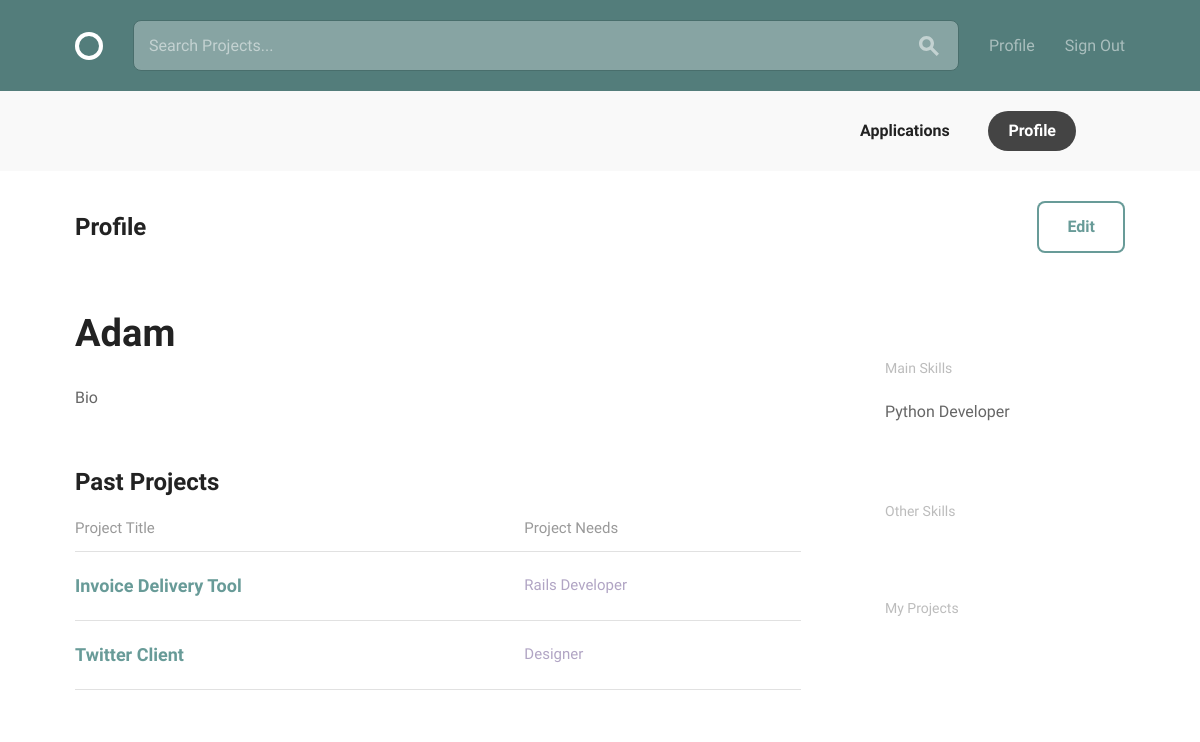
The app's page /profile/1/ (signed in), older data.
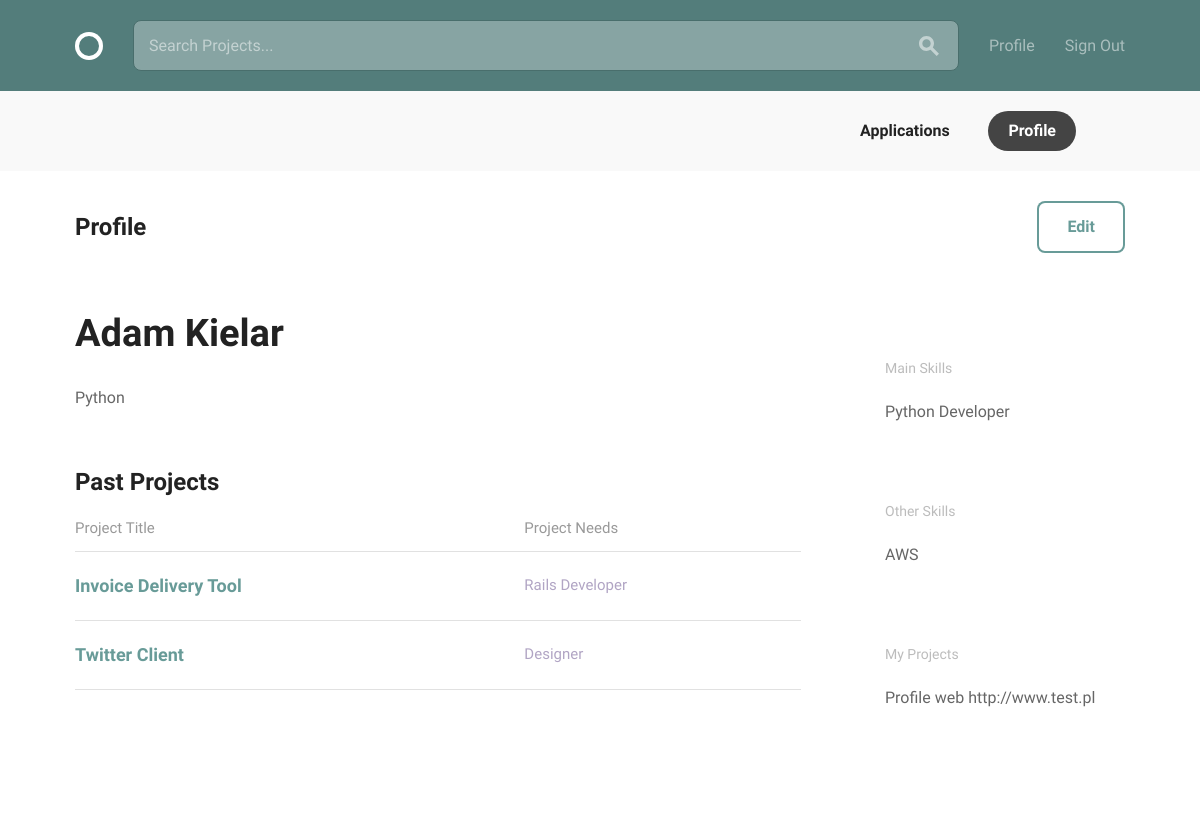
The same page, newer data.
### accounts/models.py (models this page shows, shortened)
class User(AbstractBaseUser, PermissionsMixin):
    email = models.EmailField(verbose_name='email address', max_length=255, unique=True)
    full_name = models.CharField(max_length=255, blank=False, default='')
    avatar = CropperImageField(dimensions=(240, 240), default='avatars/sample.png', upload_to='avatars/')
    bio = MarkdownxField()
    date_joined = models.DateTimeField(auto_now_add=True)
    main_skills = models.ManyToManyField('MainSkill', related_name='mainskills')
    other_skills = models.ManyToManyField('OtherSkill', related_name='otherskills')
    is_active = models.BooleanField(default=True)
    is_staff = models.BooleanField(default=False)
    objects = UserManager()
    USERNAME_FIELD = 'email'

class MainSkill(models.Model):
    name = models.CharField(max_length=255, unique=True)
    def __str__(self):
        return self.name

class OtherSkill(models.Model):
    name = models.CharField(max_length=255, unique=True)
    def __str__(self):
        return self.name

class UserProject(models.Model):
    user = models.ForeignKey(settings.AUTH_USER_MODEL,
                             on_delete=models.CASCADE,
                             related_name='user_projects')
    project_name = models.CharField(max_length=255, blank=True, null=True)
    url = models.URLField()

### accounts/views.py (the view)
# urls.py: path('profile/<int:pk>/', views.profile_detail, name='profile_detail'),
@login_required
def profile_detail(request, pk):
    profile = get_object_or_404(User, pk=pk)
    user_projects = UserProject.objects.all().filter(pk=request.user.id)
    return render(request, 'accounts/profile.html', {
        'profile': profile,
        'user_projects': user_projects
    })

### accounts/templates/accounts/profile.html (shortened to what this page needs)
{% extends 'base.html' %}
{% load static %}
{% block body_content %}
  <div class="circle--actions--bar">
    <nav class="bounds">
      <ul class="circle--pill--list">
        <li><a href="applications.html">Applications</a></li>
        <li><a class="selected" href="{% url 'accounts:profile_detail' pk=user.id %}">Profile</a></li>
      </ul>
    </nav>
  </div>
  <div class="bounds circle--page">
    <div class="circle--page--header circle--fluid">
      <div class="circle--fluid--cell circle--fluid--primary">
        <h2>Profile</h2>
      </div>
      <div class="circle--fluid--cell circle--fluid--secondary">
        <a class="button icon-on-left" href="{% url 'accounts:profile_edit' pk=user.id %}">Edit</a>
      </div>
    </div>
    <div class="grid-70">
      <h1>{{ user.full_name|title }}</h1>
      <div class="circle--article--body">
        <p>{{ user.bio }}</p>
      </div>
      <h2>Past Projects</h2>
      <table class="u-full-width circle--table">
        <thead>
          <tr>
            <th>Project Title</th>
            <th class="circle--cell--right">Project Needs</th>
          </tr>
        </thead>
        <tbody>
          <tr class="clickable-row" data-href="project.html">
            <td>
              <h3>Invoice Delivery Tool</h3>
            </td>
            <td class="circle--cell--right">
              <span class="secondary-label">Rails Developer</span>
            </td>
          </tr>
          <tr class="clickable-row" data-href="project.html">
            <td>
              <h3>Twitter Client</h3>
            </td>
            <td class="circle--cell--right">
              <span class="secondary-label">Designer</span>
            </td>
          </tr>
        </tbody>
      </table>
    </div>
    <div class="grid-25 grid-push-5">
      <div class="circle--secondary--module">
      </div>
    <div class="circle--secondary--module">
        <h4>Main Skills</h4>
        <ul class="circle--link--list">
        {% for skill in user.main_skills.all %}
          <li>
            {{ skill }}
          </li>
          {% endfor %}
        </ul>
    </div>
      <div class="circle--secondary--module">
        <h4>Other Skills</h4>
        <ul class="circle--link--list">
        {% for skill in user.other_skills.all %}
          <li>
            {{ skill }}
          </li>
          {% endfor %}
      </div>
      <div class="circle--secondary--module">
        <h4>My Projects</h4>
        <ul class="circle--link--list">
          {% for project in user_projects %}
          <li>
            {{ project.project_name }}
            {{ project.url }}
          </li>
          {% endfor %}
        </ul>
      </div>
    </div>
  </div>
  {% endblock body_content %}

### templates/base.html (shortened to what this page needs)
{% load static %}
<!DOCTYPE html>
<html lang="en">
<head>
  <link rel="stylesheet" href="{% static 'css/global.css' %}">
</head>
<body>
  <header class="circle--header">
    <div class="bounds">
      <div class="circle--fluid">
        <div class="circle--fluid--cell">
          <h1 class="hide-text circle--logo"><a class="logo" href="/">Circle</a></h1>
        </div>
        <div class="circle--fluid--cell circle--fluid--primary">
          <div class="circle--search">
            <input type="text" placeholder="Search Projects..." />
            <button>
            </button>
          </div>
        </div>
        <div class="circle--fluid--cell circle--fluid--secondary">
          <nav>
            <ul class="circle--inline">
            {% if not user.is_authenticated %}
              <li><a href="{% url 'account_signup' %}">Sign Up</a></li>
              <li><a href="{% url 'account_login' %}">Sign In</a></li>
              {% else %}
              <li><a href="{% url 'accounts:profile_detail' pk=user.id %}">Profile</a></li>
              <li><a href="{% url 'account_logout' %}">Sign Out</a></li>
              {% endif %}
            </ul>
          </nav>
        </div>
      </div>
    </div>
  </header>
  {% block body_content %}{% endblock body_content %}
</body>
</html>

Row changes from the older to the newer data that the page shows:
changed User: full_name "Adam" → "Adam Kielar"; bio "Bio" → "Python"
added OtherSkill: name "AWS"
added UserProject: project_name "Profile web", url "http://www.test.pl"
